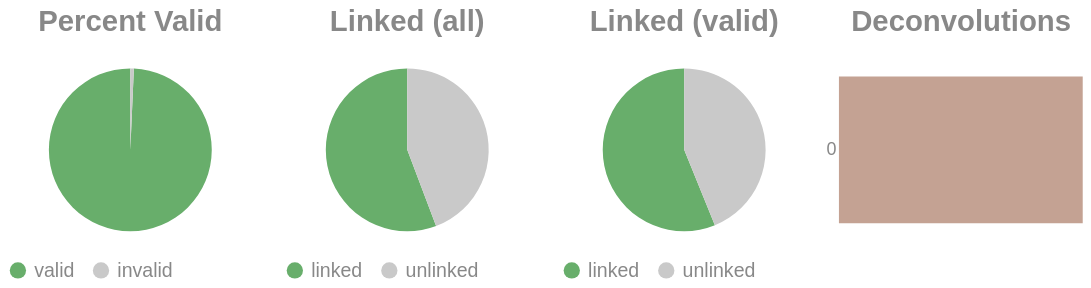

Write notebook code for a chart like this one.
### Code cell
if SKIPLR:
    pass
else:
    clash = Counter()
    for i in valids['molecule'].to_list():
        _mol = i.split("-")
        if len(_mol) == 1:
            clash.update('0')
        else:
            clash.update(_mol[-1])

    _d = {"deconvolutions": [], 'count': []}
    for k,v in clash.items():
        _d['deconvolutions'].append(k)
        _d['count'].append(v)

    tot_valid = valids['reads'].sum()
    mask = valids['reads'] >= 2
    n_linked_reads = valids.filter(mask)['reads'].sum()
    if n_linked_reads == 0:
        print_html("No linked molecules (>=2 reads) were detected; skipping linked-only distributions.")
        SKIPLR = True
    else:
        perc_valid = round(tot_valid / n_reads, 4)
        linked_perc_abs = round(n_linked_reads / n_reads, 4)
        linked_perc = round(n_linked_reads / tot_valid, 4)

    _valid = pl.DataFrame({"valids": ['valid', 'invalid'], "count": [tot_valid, n_reads - tot_valid]})
    _linked_abs = pl.DataFrame({"linked (absolute)": ['linked', 'unlinked'], "count": [n_linked_reads, n_reads - n_linked_reads]})
    _linked_rel = pl.DataFrame({"linked (valids)": ['linked', 'unlinked'], "count": [n_linked_reads, tot_valid - n_linked_reads]})

    (
        alt.hconcat(
            piechart(_valid, goodval = 'valid', title = "Percent Valid"),
            piechart(_linked_abs, goodval = "linked", title =  "Linked (all)"),
            piechart(_linked_rel, goodval = "linked", title =  "Linked (valid)"),
            convolutionbar(pl.DataFrame(_d), title = "Deconvolutions"),
            center = True,
            bounds = 'flush'
        )
        .resolve_scale(color='independent')
        .resolve_legend('independent')
        .properties(usermeta={'embedOptions': {"actions": False}})
    ).display()

### Figure 1 — Vega-Lite specification as saved in the notebook (floating-point values rounded to 4 significant figures)
{"width": "container", "height": 400, "config": {"title": {"anchor": "start", "dy": -15, "fontSize": 18, "color": "#888888", "subtitleColor": "#888888", "subtitleFontSize": 14}, "arc": {"fill": "#0072B2"}, "axis": {"domainColor": "#888888", "domainWidth": 0.5, "gridWidth": 0.2, "grid": false, "titleFontWeight": 400, "titleFontSize": 15, "labelFontSize": 11, "labelColor": "#888888", "tickColor": "#888888", "tickWidth": 0.2, "titleColor": "#888888"}, "axisBand": {"grid": false}, "axisX": {"grid": true, "tickSize": 10, "domainCap": "round"}, "axisY": {"domain": false, "grid": true, "tickSize": 0, "domainCap": "round"}, "background": "transparent", "header": {"labelFontSize": 15, "labelColor": "#888888", "titleFontSize": 15, "titleFontWeight": 600, "titleColor": "#888888"}, "legend": {"labelFont": "sans-serif", "labelFontSize": 12, "labelColor": "#888888", "symbolSize": 100, "symbolType": "circle", "titleFontSize": 12, "titlePadding": 10, "titleColor": "#888888", "title": null}, "range": {"category": ["#E69F00", "#56B4E9", "#009E73", "#F0E442", "#0072B2", "#D55E00", "#CC79A7", "#000000"], "diverging": ["#cfe8f3", "#a2d4ec", "#73bfe2", "#46abdb", "#1696d2", "#12719e"]}, "area": {"fill": "#0072B2", "fillOpacity": 0.7, "line": true, "strokeOpacity": 0.7}, "line": {"color": "#0072B2", "stroke": "#0072B2", "strokeWidth": 2}, "trail": {"color": "#0072B2", "stroke": "#0072B2", "strokeWidth": 0, "size": 1}, "point": {"filled": true, "fillOpacity": 1.0, "size": 95}, "text": {"color": "#888888", "fontSize": 11, "align": "right", "fontWeight": 400, "size": 11}, "bar": {"fill": "#0072B2", "stroke": null}, "view": {"stroke": null, "continuousWidth": 660, "continuousHeight": 400}}, "hconcat": [{"data": {"name": "data-a6318ef2da66aa232adc3559b7295cc7"}, "mark": {"type": "arc"}, "encoding": {"color": {"field": "valids", "legend": {"orient": "bottom", "title": null}, "scale": {"domain": ["valid", "invalid"], "range": ["#68ae6b", "#C9C9C9"]}, "title": "Valids", "type": "nominal"}, "theta": {"field": "count", "type": "quantitative"}, "tooltip": [{"field": "valids", "title": "Valids", "type": "ordinal"}, {"field": "percent", "format": ".2%", "title": "Percent", "type": "quantitative"}, {"field": "count", "title": "Count", "type": "quantitative"}]}, "height": 100, "title": {"text": "Percent Valid", "align": "center", "anchor": "middle"}, "transform": [{"calculate": "datum.count / 6448075", "as": "percent"}], "width": 150}, {"data": {"name": "data-2c53614bc2f10858038f5baec0c0a1eb"}, "mark": {"type": "arc"}, "encoding": {"color": {"field": "linked (absolute)", "legend": {"orient": "bottom", "title": null}, "scale": {"domain": ["linked", "unlinked"], "range": ["#68ae6b", "#C9C9C9"]}, "title": "Linked (Absolute)", "type": "nominal"}, "theta": {"field": "count", "type": "quantitative"}, "tooltip": [{"field": "linked (absolute)", "title": "Linked (Absolute)", "type": "ordinal"}, {"field": "percent", "format": ".2%", "title": "Percent", "type": "quantitative"}, {"field": "count", "title": "Count", "type": "quantitative"}]}, "height": 100, "title": {"text": "Linked (all)", "align": "center", "anchor": "middle"}, "transform": [{"calculate": "datum.count / 6448075", "as": "percent"}], "width": 150}, {"data": {"name": "data-85c7a6200fab8c7e370be439dccd7c83"}, "mark": {"type": "arc"}, "encoding": {"color": {"field": "linked (valids)", "legend": {"orient": "bottom", "title": null}, "scale": {"domain": ["linked", "unlinked"], "range": ["#68ae6b", "#C9C9C9"]}, "title": "Linked (Valids)", "type": "nominal"}, "theta": {"field": "count", "type": "quantitative"}, "tooltip": [{"field": "linked (valids)", "title": "Linked (Valids)", "type": "ordinal"}, {"field": "percent", "format": ".2%", "title": "Percent", "type": "quantitative"}, {"field": "count", "title": "Count", "type": "quantitative"}]}, "height": 100, "title": {"text": "Linked (valid)", "align": "center", "anchor": "middle"}, "transform": [{"calculate": "datum.count / 6403202", "as": "percent"}], "width": 150}, {"data": {"name": "data-7cd6a009e3482a499fb32e11cb944c55"}, "mark": {"type": "bar"}, "encoding": {"color": {"field": "deconvolutions", "legend": null, "scale": {"scheme": "lightgreyred"}, "type": "nominal"}, "tooltip": [{"field": "deconvolutions", "title": "Deconvolutions", "type": "ordinal"}, {"field": "percent", "format": ".2%", "title": "Percent", "type": "quantitative"}, {"field": "count", "title": "Count", "type": "quantitative"}], "x": {"axis": null, "field": "count", "type": "quantitative"}, "y": {"field": "deconvolutions", "sort": "ascending", "title": null, "type": "nominal"}}, "height": 100, "title": {"text": "Deconvolutions", "align": "center", "anchor": "middle"}, "transform": [{"calculate": "datum.count / 3990765", "as": "percent"}], "width": 150}], "bounds": "flush", "center": true, "resolve": {"legend": {"angle": "independent"}, "scale": {"color": "independent"}}, "usermeta": {"embedOptions": {"actions": false}}, "$schema": "https://vega.github.io/schema/vega-lite/v6.1.0.json", "datasets": {"data-a6318ef2da66aa232adc3559b7295cc7": [{"valids": "valid", "count": 6403202}, {"valids": "invalid", "count": 44873}], "data-2c53614bc2f10858038f5baec0c0a1eb": [{"linked (absolute)": "linked", "count": 3595646}, {"linked (absolute)": "unlinked", "count": 2852429}], "data-85c7a6200fab8c7e370be439dccd7c83": [{"linked (valids)": "linked", "count": 3595646}, {"linked (valids)": "unlinked", "count": 2807556}], "data-7cd6a009e3482a499fb32e11cb944c55": [{"deconvolutions": "0", "count": 3990765}]}}
